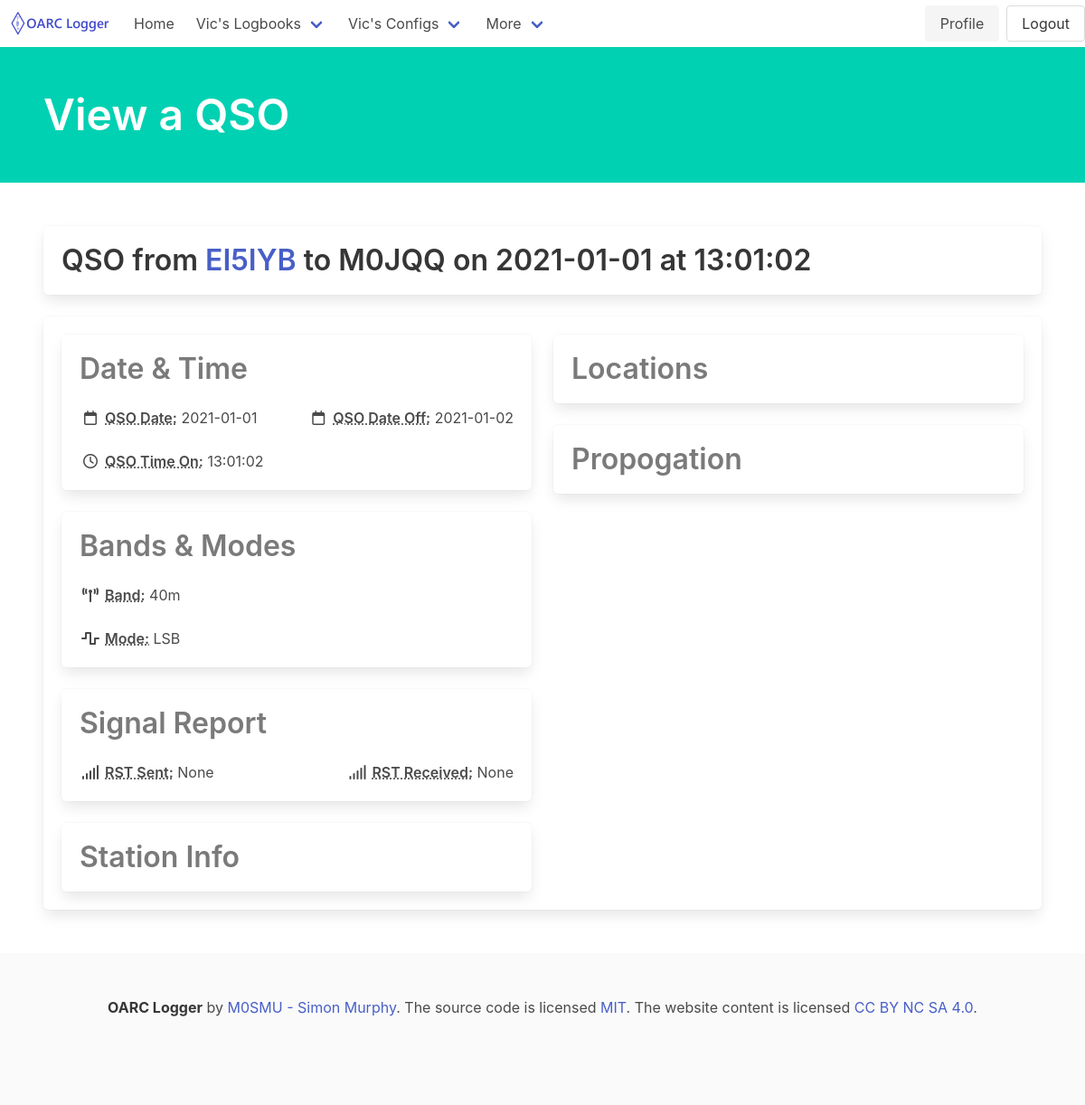
The page /qsos/view/M0JQQ/2021-01-01/13:01:02.000000 (signed in) on the database its author committed.
### logger/models.py (models this page shows, shortened)
class User(UserMixin, db.Model):
    id = db.Column(db.Integer, primary_key=True) # primary keys are required by SQLAlchemy
    name = db.Column(db.String(1000), unique=True)
    email = db.Column(db.String(100), unique=True)
    password = db.Column(db.String(100))
    created_on = db.Column(db.DateTime())
    last_login = db.Column(db.DateTime())
    callsigns = db.relationship('Callsign', backref='user', lazy=True)
    events = db.relationship('Event', backref='owner', lazy=True)
    rigs = db.relationship('Rig', backref='owner', lazy=True)
    configurations = db.relationship('Configuration', backref='owner', lazy=True)
    antennas = db.relationship('Antenna', backref='owner', lazy=True)

class QSO(db.Model):
    id = db.Column(db.Integer, primary_key=True) # primary keys are required by SQLAlchemy
    band = db.Column(db.String(25))
    band_rx = db.Column(db.String(25))
    mode = db.Column(db.String(25))
    submode = db.Column(db.String(25))
    freq = db.Column(db.String(25))
    freq_rx = db.Column(db.String(25))
    call = db.Column(db.String(50))
    station_callsign = db.Column(db.String(50))
    operator = db.Column(db.String(50))
    owner_callsign = db.Column(db.String(50))
    qso_date = db.Column(db.Date())
    qso_date_off = db.Column(db.Date())
    time_on = db.Column(db.Time())
    time_off = db.Column(db.Time())
    gridsquare = db.Column(db.String(10))
    my_gridsquare = db.Column(db.String(10))
    rst_rcvd = db.Column(db.String(10))
    rst_sent = db.Column(db.String(10))
    tx_pwr = db.Column(db.String(10))
    my_rig = db.Column(db.String(100))
    my_antenna = db.Column(db.String(100))
    qso_random = db.Column(db.String(1))
    qso_complete = db.Column(db.String(3))
    sat_mode = db.Column(db.String(25))
    sat_name = db.Column(db.String(25))
    srx = db.Column(db.Integer)
    srx_string = db.Column(db.String(50))
    stx = db.Column(db.Integer)
    stx_string = db.Column(db.String(50))
    my_sota_ref = db.Column(db.String(25))
    sota_ref = db.Column(db.String(25))
    my_iota = db.Column(db.String(6))
    iota = db.Column(db.String(6))
    my_iota_island_id = db.Column(db.Integer)
    iota_island_id = db.Column(db.Integer)
    country = db.Column(db.String(50))
    my_country = db.Column(db.String(50))
    distance = db.Column(db.String(10))
    dxcc = db.Column(db.Integer)
    my_dxcc = db.Column(db.Integer)
    name = db.Column(db.String(50))
    my_name = db.Column(db.String(50))
    my_city = db.Column(db.String(50))
    cqz = db.Column(db.Integer)
    my_cq_zone = db.Column(db.Integer)
    ituz = db.Column(db.Integer)
    my_itu_zone = db.Column(db.Integer)
    qsl_rcvd = db.Column(db.String(3))
    qsl_rcvd_via = db.Column(db.String(3))
    qsl_sent = db.Column(db.String(3))
    qsl_sent_via = db.Column(db.String(3))
    qslrdate = db.Column(db.Date())
    qslsdate = db.Column(db.Date())
    lotw_qsl_rcvd = db.Column(db.String(3))
    lotw_qsl_sent = db.Column(db.String(3))
    lotw_qslsdate = db.Column(db.Date())
    lotw_qslrdate = db.Column(db.Date())
    eqsl_qsl_rcvd = db.Column(db.String(3))
    eqsl_qsl_sent = db.Column(db.String(3))
    eqsl_qslsdate = db.Column(db.Date())
    eqsl_qslrdate = db.Column(db.Date())
    qrzcom_qso_upload_status = db.Column(db.String(3))
    qrzcom_qso_upload_date = db.Column(db.Date())
    address = db.Column(db.String(50))
    a_index = db.Column(db.Integer)
    k_index = db.Column(db.Integer)
    sfi = db.Column(db.Integer)
    ant_az = db.Column(db.Integer)
    ant_el = db.Column(db.Integer)
    comment = db.Column(db.String(255))
    cont = db.Column(db.String(2))
    email = db.Column(db.String(255))
    cnty = db.Column(db.String(50))
    my_cnty = db.Column(db.String(50))
    my_postal_code = db.Column(db.String(10))
    qth = db.Column(db.String(50))
    swl = db.Column(db.String(2))
    lat = db.Column(db.String(11))
    my_lat = db.Column(db.String(11))
    lon = db.Column(db.String(11))
    my_lon = db.Column(db.String(11))
    pfx = db.Column(db.String(15))
    contest_id = db.Column(db.String(50))
    my_wwff_ref = db.Column(db.String(15))
    wwff_ref = db.Column(db.String(15))
    my_street = db.Column(db.String(50))
    sig = db.Column(db.String(50))
    my_sig = db.Column(db.String(50))
    sig_info = db.Column(db.String(50))
    my_sig_info = db.Column(db.String(50))
    vucc_grids = db.Column(db.String(25))
    my_vucc_grids = db.Column(db.String(25))
    usaca_counties = db.Column(db.String(50))
    my_usaca_counties = db.Column(db.String(50))
    state = db.Column(db.String(25))
    my_state = db.Column(db.String(25))
    rig = db.Column(db.String(50))
    import_source = db.Column(db.String(255))
    import_date = db.Column(db.Date())
    import_comments = db.Column(db.String(2000))
    event_id = db.Column(db.Integer, db.ForeignKey('event.id'), nullable=True)
    config_id = db.Column(db.Integer, db.ForeignKey('configuration.id'), nullable=True)

### logger/qsos/views.py (the view, shortened to what this page needs)
@qsos.route('/view/<call>/<date>/<time>')
@login_required
def viewqso(call, date, time):
    call = call.replace('_', '/')
    qso = QSO.query.filter_by(call=call, qso_date=date, time_on=time).first()
    locations = []
    if qso.gridsquare:
        locations.append([mh.to_location(qso.gridsquare, center=True)[0], mh.to_location(qso.gridsquare, center=True)[1], 'star', 'red', 'Gridsquare: ' + qso.gridsquare])
    if qso.my_gridsquare:
        locations.append([mh.to_location(qso.my_gridsquare, center=True)[0],mh.to_location(qso.my_gridsquare, center=True)[1], 'home', 'green', 'My Gridsquare: ' + qso.my_gridsquare])
    return render_template('viewqso.html', qso=qso, locations=locations)

### logger/templates/viewqso.html (shortened to what this page needs)
{% extends 'base.html' %}
{% block scripts %}
<link rel="stylesheet" href="https://unpkg.com/leaflet@1.8.0/dist/leaflet.css"
/>
<link rel="stylesheet" href="/static/css/leaflet.awesome-markers.css">
{% endblock %}
{% block hero %}is-primary{% endblock %}
{% block content %}
		<div class="bd-hero-heading">
			<h1 class="title is-size-1">
				{% block title %} <p>View a QSO</p> {% endblock %}
			</h1>
		</div>
	</div>
</section>
<section class="section">
	<div class="box">
        <h3 class="title">QSO from <a href="{{ url_for('callsigns.call', callsign=qso.station_callsign | replace('/', '_')) }}">{{ qso.station_callsign }}</a> to {{ qso.call }} on {{ qso.qso_date }} at {{ qso.time_on }}</h3>
    </div>
    <div class="box">
		<div class="columns">
			<div class="column">
				<div class="box">
					<p class="title has-text-grey">Date & Time</p>
					<nav class="level">
						<div class="level-left">
							<div class="level-item">
								<div class="icon-text">
									<span class="icon">
										<i class="far fa-calendar"></i>
									</span>
									<span><abbr class="has-text-weight-semibold" title="date on which the QSO started">QSO Date:</abbr> {{ qso.qso_date }}</span>
								</div>
							</div>
						</div>
						{% if qso.qso_date_off %}
						<div class="level-right">
							<div class="level-item">
								<div class="icon-text">
									<span class="icon">
										<i class="far fa-calendar"></i>
									</span>
									<span><abbr class="has-text-weight-semibold" title="date on which the QSO ended">QSO Date Off:</abbr> {{ qso.qso_date_off }}</span>
								</div>
							</div>
						</div>
						{% endif %}
					</nav>
					<nav class="level">
						<div class="level-left">
							<div class="level-item">
								<div class="icon-text">
									<span class="icon">
										<i class="far fa-clock"></i>
									</span>
									<span><abbr class="has-text-weight-semibold" title="HHMM or HHMMSS in UTC">QSO Time On:</abbr> {{ qso.time_on }}</span>
								</div>
							</div>
						</div>
					</nav>
				</div>
				<div class="box">
					<p class="title has-text-grey">Bands & Modes</p>
					<nav class="level">
						<div class="level-left">
							<div class="level-item">
								<div class="icon-text">
									<span class="icon">
										<i class="fa-solid fa-tower-broadcast"></i>
									</span>
									<span><abbr class="has-text-weight-semibold" title="QSO Band">Band:</abbr> {{ qso.band }}</span>
								</div>
							</div>
						</div>
					</nav>
					<nav class="level">
						<div class="level-left">
							<div class="level-item">
								<div class="icon-text">
									<span class="icon">
										<i class="fa-solid fa-wave-square"></i>
									</span>
									<span><abbr class="has-text-weight-semibold" title="QSO Mode">Mode:</abbr> {{ qso.mode }}</span>
								</div>
							</div>
						</div>
					</nav>
				</div>
                <div class="box">
                    <p class="title has-text-grey">Signal Report</p>
                    <nav class="level">
                        <div class="level-left">
                            <div class="level-item">
                                <div class="icon-text">
									<span class="icon">
										<i class="fas fa-signal"></i>
									</span>
									<span><abbr class="has-text-weight-semibold" title="signal report sent to the contacted station">RST Sent:</abbr> {{ qso.rst_sent }}</span>
								</div>
                            </div>
                        </div>
						<div class="level-right">
							<div class="level-item">
								<div class="icon-text">
									<span class="icon">
										<i class="fas fa-signal"></i>
									</span>
									<span><abbr class="has-text-weight-semibold" title="signal report from the contacted station">RST Received:</abbr> {{ qso.rst_rcvd }}</span>
								</div>
							</div>
						</div>
                    </nav>
                </div>
				<div class="box">
					<p class="title has-text-grey">Station Info</p>
                </div>
			</div>
			<div class="column">
				<div class="box">
                    <nav class="level">
                        <div class="level-left">
                            <div class="level-item">
                                <p class="title has-text-grey">Locations</p>
                            </div>
                        </div>
                    </nav>
                </div>
                <div class="box">
                    <nav class="level">
                        <div class="level-left">
                            <div class="level-item">
                                <p class="title has-text-grey">Propogation</p>
                            </div>
                        </div>
                    </nav>
                </div>
            </div>
		</div>
	</div>
</section>
{% endblock %}

### logger/templates/base.html (shortened to what this page needs)
<!DOCTYPE html>
<html>
<head>
    <link rel="stylesheet" href="https://cdn.jsdelivr.net/npm/bulma@0.9.4/css/bulma.min.css" />
    <link rel="stylesheet" href="https://cdn.jsdelivr.net/npm/@mdi/font@6.5.95/css/materialdesignicons.min.css" />
    {% block scripts %}
    {% endblock %}
</head>
<body>
    <nav class="navbar" role="navigation" aria-label="main navigation">
        <div class="navbar-brand">
            <a class="navbar-item" href="https://oarc.uk">
                <img src="{{ url_for('static', filename='OARCLogger.png') }}" width="112" height="28">
            </a>
        </div>
        <div id="navMenu" class="navbar-menu">
            <div class="navbar-start">
                <a href="{{ url_for('users.index') }}" class="navbar-item">
                    Home
                </a>
                {% if current_user.is_authenticated %}
                <div class="navbar-item has-dropdown is-hoverable">
                    <a class="navbar-link" href="{{ url_for('users.profile', user=current_user.name) }}">
                    {{ current_user.name }}'s Logbooks
                    </a>
                </div>
                {% endif %}
                {% if current_user.is_authenticated %}
                <div class="navbar-item has-dropdown is-hoverable">
                    <a class="navbar-link" href="{{ url_for('configurations.configlist', username=current_user.name) }}">
                    {{ current_user.name }}'s Configs
                    </a>
                </div>
                {% endif %}
                <div class="navbar-item has-dropdown is-hoverable">
                    <a class="navbar-link">
                    More
                    </a>
                </div>
            </div>
        </div>
        <div class="navbar-end" id="navMenu">
            <div class="buttons">
                {% if current_user.is_authenticated %}
                <a href="{{ url_for('users.profile', user=current_user.name) }}" class="button is-light">
                    Profile
                </a>
                {% endif %}
                {% if current_user.is_authenticated %}
                <a href="{{ url_for('users.logout') }}" class="button">
                    Logout
                </a>
            {% endif %}
        </div>
    </nav>
    <section class="hero {% block hero %}is-light{% endblock %}">
        <div class="hero-body">
            {% block content %}
            {% endblock %}
</body>
<footer class="footer">
    <div class="content has-text-centered">
      <p>
        <strong>OARC Logger</strong> by <a href="https://qrz.com/db/M0SMU">M0SMU - Simon Murphy</a>. The source code is licensed
        <a href="http://opensource.org/licenses/mit-license.php">MIT</a>. The website content
        is licensed <a href="http://creativecommons.org/licenses/by-nc-sa/4.0/">CC BY NC SA 4.0</a>.
      </p>
    </div>
  </footer>
</html>

### rows shown on the page
User: name "Vic"
QSO: station_callsign "EI5IYB", call "M0JQQ", qso_date "2021-01-01", time_on "13:01:02", qso_date_off "2021-01-02", band "40m", mode "LSB", rst_sent "None", rst_rcvd "None"
